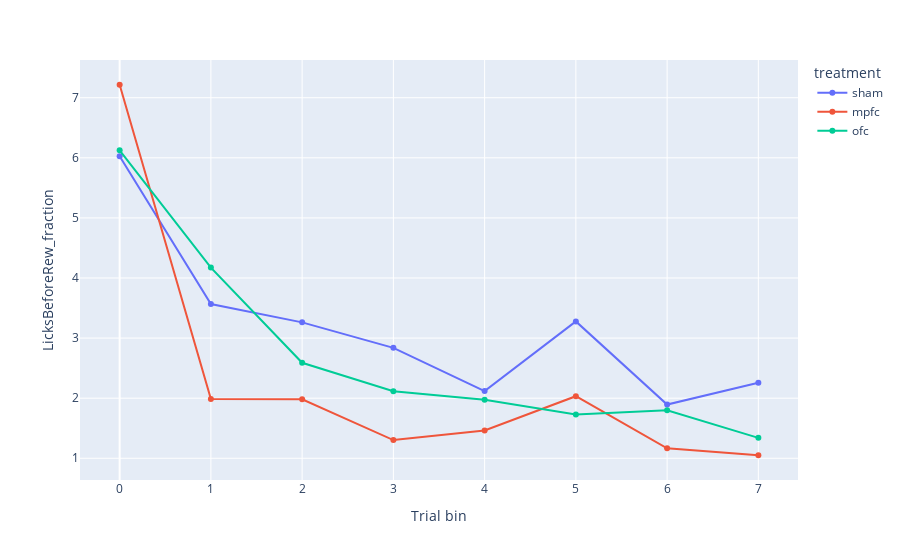

The code cell stored with this chart in its notebook:
### Markdown cell above
#### Licks Before Reward

### Code cell
lbr_bin = plotting.bin_and_aggregate_flag(df, "LicksBeforeRew")
plotting.line_by_treatment_across_bins(
    lbr_bin,
    y="LicksBeforeRew_fraction",
    category_orders=cat
)

### Figure 1 — Plotly figure (JSON) as saved in the notebook; plotly's stock layout.template omitted (floating-point values rounded to 4 significant figures)
{"data": [{"hovertemplate": "treatment=sham<br>Trial bin=%{x}<br>LicksBeforeRew_fraction=%{y}<extra></extra>", "legendgroup": "sham", "line": {"color": "#636efa", "dash": "solid"}, "marker": {"symbol": "circle"}, "mode": "lines+markers", "name": "sham", "orientation": "v", "showlegend": true, "type": "scatter", "x": [0, 1, 2, 3, 4, 5, 6, 7], "xaxis": "x", "y": [6.027, 3.566, 3.262, 2.838, 2.118, 3.278, 1.894, 2.255], "yaxis": "y"}, {"hovertemplate": "treatment=mpfc<br>Trial bin=%{x}<br>LicksBeforeRew_fraction=%{y}<extra></extra>", "legendgroup": "mpfc", "line": {"color": "#EF553B", "dash": "solid"}, "marker": {"symbol": "circle"}, "mode": "lines+markers", "name": "mpfc", "orientation": "v", "showlegend": true, "type": "scatter", "x": [0, 1, 2, 3, 4, 5, 6, 7], "xaxis": "x", "y": [7.216, 1.988, 1.981, 1.303, 1.462, 2.033, 1.166, 1.05], "yaxis": "y"}, {"hovertemplate": "treatment=ofc<br>Trial bin=%{x}<br>LicksBeforeRew_fraction=%{y}<extra></extra>", "legendgroup": "ofc", "line": {"color": "#00cc96", "dash": "solid"}, "marker": {"symbol": "circle"}, "mode": "lines+markers", "name": "ofc", "orientation": "v", "showlegend": true, "type": "scatter", "x": [0, 1, 2, 3, 4, 5, 6, 7], "xaxis": "x", "y": [6.125, 4.174, 2.589, 2.116, 1.974, 1.729, 1.797, 1.34], "yaxis": "y"}], "layout": {"legend": {"title": {"text": "treatment"}, "tracegroupgap": 0}, "margin": {"t": 60}, "xaxis": {"anchor": "y", "domain": [0, 1], "title": {"text": "Trial bin"}}, "yaxis": {"anchor": "x", "domain": [0, 1], "title": {"text": "LicksBeforeRew_fraction"}}}}
